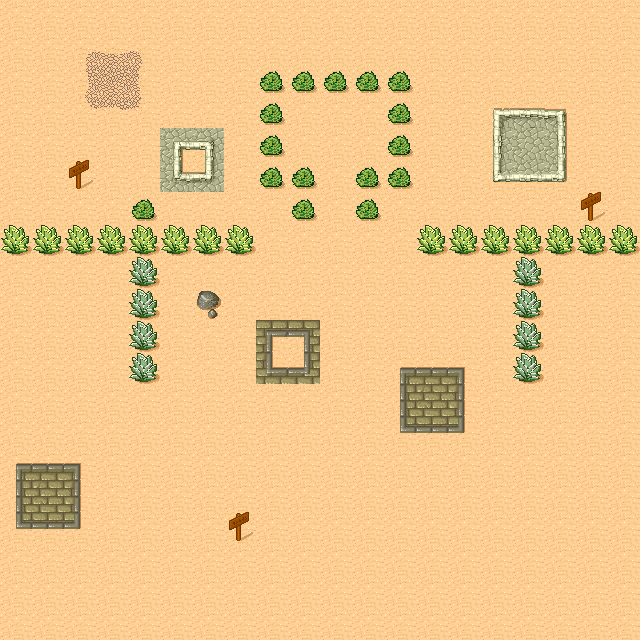

Rendered tile map (Tiled .tmx) drawn with the repository's tilesets; below, a short description and the map source with its tile grids summarised:
An orthogonal 20x20 tile map with 32x32 px tiles, 3 tile layers (块层 1, 块层 2, collidable), 2 tilesets and 3 objects (ninja, money).

<map version="1.0" tiledversion="1.1.5" orientation="orthogonal" renderorder="right-down" width="20" height="20" tilewidth="32" tileheight="32" infinite="0" nextobjectid="7">
 <tileset firstgid="1" name="tmw_desert_spacing" tilewidth="32" tileheight="32" spacing="1" margin="1" tilecount="48" columns="8">
  <image source="tmw_desert_spacing.png" width="265" height="199" />
 </tileset>
 <tileset firstgid="49" name="collidable" tilewidth="32" tileheight="32" tilecount="1" columns="1">
  <image source="collidable.png" width="32" height="32" />
  <tile id="0">
   <properties>
    <property name="collidable" value="true" />
   </properties>
  </tile>
 </tileset>
 <layer name="块层 1" width="20" height="20">
  <data>[400 cells, 400 non-empty, 1 distinct tile ids]</data>
 </layer>
 <layer name="块层 2" width="20" height="20">
  <data>[400 cells, 87 non-empty, 40 distinct tile ids]</data>
 </layer>
 <layer name="collidable" width="20" height="20" opacity="0">
  <data>[400 cells, 51 non-empty, 1 distinct tile ids]</data>
 </layer>
 <objectgroup name="objects">
  <object id="1" name="ninja" x="16" y="16" width="32" height="32" />
  <object id="5" name="money" gid="31" x="415" y="65" width="32" height="32">
   <properties>
    <property name="catch" value="flase" />
   </properties>
  </object>
  <object id="6" gid="31" x="758" y="25" width="32" height="32" />
 </objectgroup>
</map>
